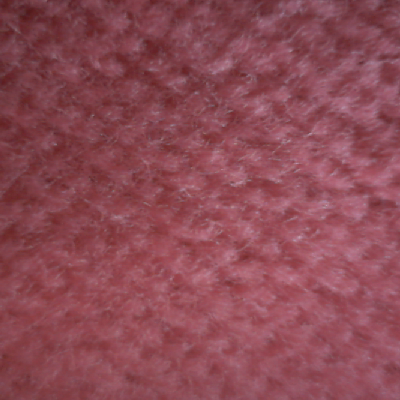
#> input picture non-batik/non (1).png, 400 x 400 px; its folder holds only this picture in this run
$ jupyter execute TubesPCD.ipynb
#> lines starting #> are read from the running program, lines starting #| are printed output that depends on the picture
[cell 1]
import numpy as np
import cv2 as cv
import matplotlib.pyplot as plt
import math
import pandas as pd
import imutils.paths as path
from tqdm import tqdm

[cell 2]
PATH = 'non-batik'
imagePaths = sorted(list(path.list_images(PATH)))
# print (imagePaths)

[cell 3]
data = []
for i in tqdm(imagePaths,desc="load"):
    imgg=cv.imread (i)
#> imgg is the input picture: shape (400, 400, 3); mean B, G, R 84.7, 74.5, 140.3
    img = cv.cvtColor(imgg, cv.COLOR_BGR2GRAY)
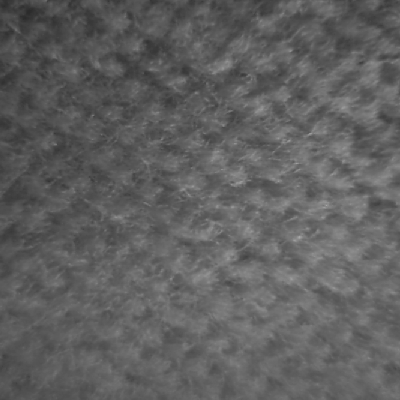
#> img: shape (400, 400); min 43, max 169, mean 95.4
    a = cv.resize (img, (128, 128))
    data.append (a)

[cell 4]
def derajat0 (img):
    max = np.max(img)
    imgTmp=np.zeros([max+1,max+1])
    for i in range (len(img)):
        for j in range (len(img[i])-1):
            imgTmp[img[i,j],img[i,j+1]] += 1

    data= imgTmp+np.transpose(imgTmp)
    tmp=np.sum(data)

    for i in range (len (data)):
        for j in range (len (data)):
            data[i,j]/=tmp
    return data

[cell 5]
def derajat45 (img):
    max = np.max(img)
    imgTmp=np.zeros([max+1,max+1])
    for i in range (len (img)-1):
        for j in range (len (img[i])-1):
            imgTmp[img[i+1,j],img[i,j+1]] += 1

    data= imgTmp+np.transpose(imgTmp)
    tmp=np.sum(data)

    for i in range (len (data)):
        for j in range (len (data)):
            data[i,j]/=tmp
    return data

[cell 6]
def derajat90 (img):
    max = np.max(img)
    imgTmp=np.zeros([max+1,max+1])
    for i in range (len (img)-1):
        for j in range (len (img[i])):
            imgTmp[img[i+1,j],img[i,j]] += 1

    data= imgTmp+np.transpose(imgTmp)
    tmp=np.sum(data)

    for i in range (len (data)):
        for j in range (len (data)):
            data[i,j]/=tmp
    return data

[cell 7]
def derajat135 (img):
    max = np.max(img)
    imgTmp=np.zeros([max+1,max+1])
    for i in range (len (img)-1):
        for j in range (len (img[i])-1):
            imgTmp[img[i,j],img[i+1,j+1]] += 1

    data= imgTmp+np.transpose(imgTmp)
    tmp=np.sum(data)

    for i in range (len (data)):
        for j in range (len (data)):
            data[i,j]/=tmp
    return data

[cell 8]
hasil=[]
for i in tqdm (range (len (data)),desc='glcm'):
    dat=[]
    dat.append(derajat0 (data[i]))
    dat.append(derajat45 (data[i]))
    dat.append(derajat90 (data[i]))
    dat.append(derajat135 (data[i]))
    hasil.append(dat)
#> this loop made 1 pass
#> after the loop, hasil = 1 item

[cell 9]
def contras (data):
    contras=0
    for i in range (len (data)):
        for j in range (len (data)):
            contras+=data[i,j]*pow(i-j,2)
    return contras

[cell 10]
def entropy (data):
    entro=0
    for i in range (len (data)):
        for j in range (len (data)):
            if data[i,j] > 0.0:
                entro += -(data[i,j] * math.log(data[i,j]))
    return entro

[cell 11]
def homogentitas (data):
    homogen=0
    for i in range (len (data)):
        for j in range (len (data)):
            homogen+=data[i,j]*(1+(pow(i-j,2)))
    return homogen

[cell 12]
def energi (data):
    ener=0
    for i in range (len (data)):
        for j in range (len (data)):
            ener += data[i,j]**2
    return ener

[cell 13]
data0=[]
x=['0','45','90','135']
hasilnya=[]
for j in tqdm (range(len(hasil)),desc="ektraksi"):
    da=[]
    da.append(imagePaths[j])
    for i in hasil[j]:
        dx=energi (i)
        da.append(dx)

        dh=homogentitas (i)
        da.append(dh)

        den=entropy (i)
        da.append(den)

        dco=contras (i)
        da.append(dco)

    hasilnya.append(da)
#> this loop made 1 pass
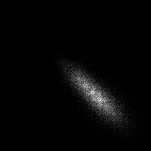
#> i: shape (151, 151) float64; min 0, max 0.00205, mean 4.39e-05; drawn with min black and max white
#> after the loop, hasilnya = [['non-batik/non (1).png', 0.000854, 51.75, 7.39, 50.75, 0.000673, 86.24, 7.61, 85.24, 0.000725, 73.97, 7.55, 72.97, 0.000638, 95.78, 7.66, 94.78]]

[cell 14]
headerssss=['path','energi0','homogenitas0','entropy0','contras0'
           ,'energi45','homogenitas45','entropy45','contras45'
           ,'energi90','homogenitas90','entropy90','contras90'
           ,'energi135','homogenitas135','entropy135','contras135']
df = pd.DataFrame(hasilnya, columns=headerssss)
#> df = table of 1 rows and 17 columns

[cell 15]
df.head()
#> Out = table of 1 rows and 17 columns
# df.shape

[cell 16]
df
#> Out = table of 1 rows and 17 columns

$ run again, on non-batik/non (1001).png
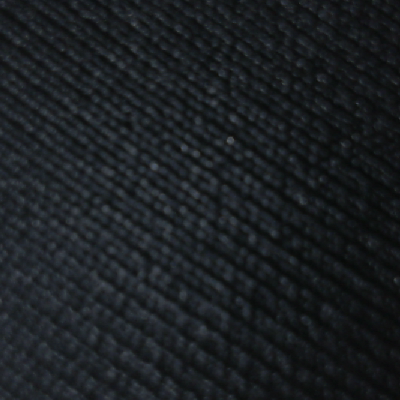
#> input picture non-batik/non (1001).png, 400 x 400 px
#> imgg is the input picture: shape (400, 400, 3); mean B, G, R 33.6, 30.6, 26.8
#> the loop `for i in tqdm (range (len (data)),desc='glcm'):` made 1 pass
#> after the loop `for i in tqdm (range (len (data)),desc='glcm'):`: hasil = 1 item
#> the loop `for j in tqdm (range(len(hasil)),desc="ektraksi"):` made 1 pass
#> after the loop `for j in tqdm (range(len(hasil)),desc="ektraksi"):`:
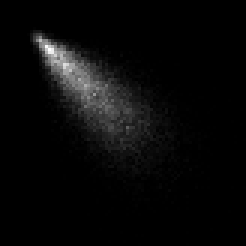
#> i: shape (82, 82) float64 (shown 3 times larger); min 0, max 0.00422, mean 0.000149; drawn with min black and max white
#> after the loop `for j in tqdm (range(len(hasil)),desc="ektraksi"):`: hasilnya = [['non-batik/non (1001).png', 0.00127, 59.55, 6.96, 58.55, 0.000875, 130, 7.27, 129, 0.00113, 70.23, 7.05, 69.23, 0.0014, 56.39, 6.9, 55.39]]
#> df = table of 1 rows and 17 columns

$ run again, on non-batik/non (1003).png
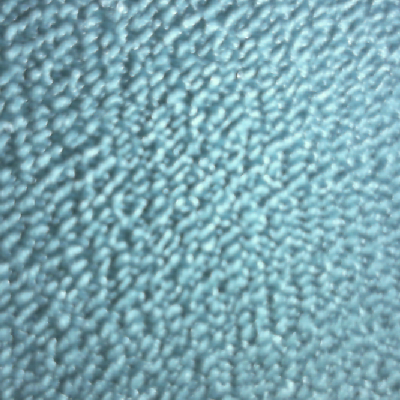
#> input picture non-batik/non (1003).png, 400 x 400 px
#> imgg is the input picture: shape (400, 400, 3); mean B, G, R 178.9, 168.7, 125.2
#> `a = cv.resize (img, (128, 128))`:
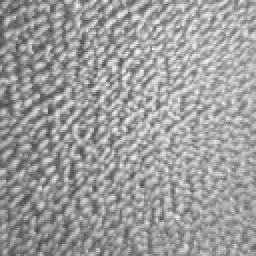
#> a: shape (128, 128) (shown 2 times larger); min 74, max 242, mean 156.7
#> the loop `for i in tqdm (range (len (data)),desc='glcm'):` made 1 pass
#> after the loop `for i in tqdm (range (len (data)),desc='glcm'):`: hasil = 1 item
#> the loop `for j in tqdm (range(len(hasil)),desc="ektraksi"):` made 1 pass
#> after the loop `for j in tqdm (range(len(hasil)),desc="ektraksi"):`:
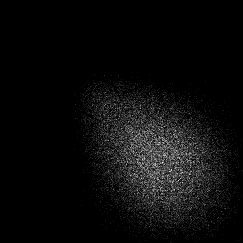
#> i: shape (243, 243) float64; min 0, max 0.000372, mean 1.69e-05; drawn with min black and max white
#> after the loop `for j in tqdm (range(len(hasil)),desc="ektraksi"):`: hasilnya = [['non-batik/non (1003).png', 0.00013, 685.8, 9.13, 684.8, 0.000128, 764.6, 9.14, 763.6, 0.000131, 649.5, 9.11, 648.5, 0.00011, 1333.2, 9.29, 1332.2]]
#> df = table of 1 rows and 17 columns

$ run again, on non-batik/non (10).png
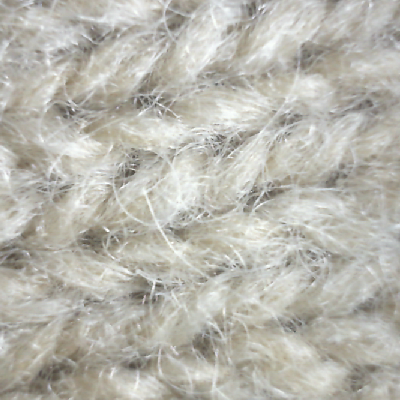
#> input picture non-batik/non (10).png, 400 x 400 px
#> imgg is the input picture: shape (400, 400, 3); mean B, G, R 174.3, 182.8, 184.2
#> `a = cv.resize (img, (128, 128))`:
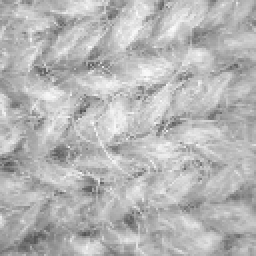
#> a: shape (128, 128) (shown 2 times larger); min 81, max 251, mean 182.1
#> the loop `for i in tqdm (range (len (data)),desc='glcm'):` made 1 pass
#> after the loop `for i in tqdm (range (len (data)),desc='glcm'):`: hasil = 1 item
#> the loop `for j in tqdm (range(len(hasil)),desc="ektraksi"):` made 1 pass
#> after the loop `for j in tqdm (range(len(hasil)),desc="ektraksi"):`:
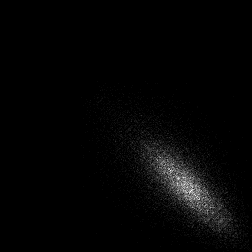
#> i: shape (252, 252) float64; min 0, max 0.000806, mean 1.57e-05; drawn with min black and max white
#> after the loop `for j in tqdm (range(len(hasil)),desc="ektraksi"):`: hasilnya = [['non-batik/non (10).png', 0.000303, 222.3, 8.44, 221.3, 0.000249, 316.3, 8.61, 315.3, 0.000264, 282.6, 8.56, 281.6, 0.000233, 373.8, 8.67, 372.8]]
#> df = table of 1 rows and 17 columns
